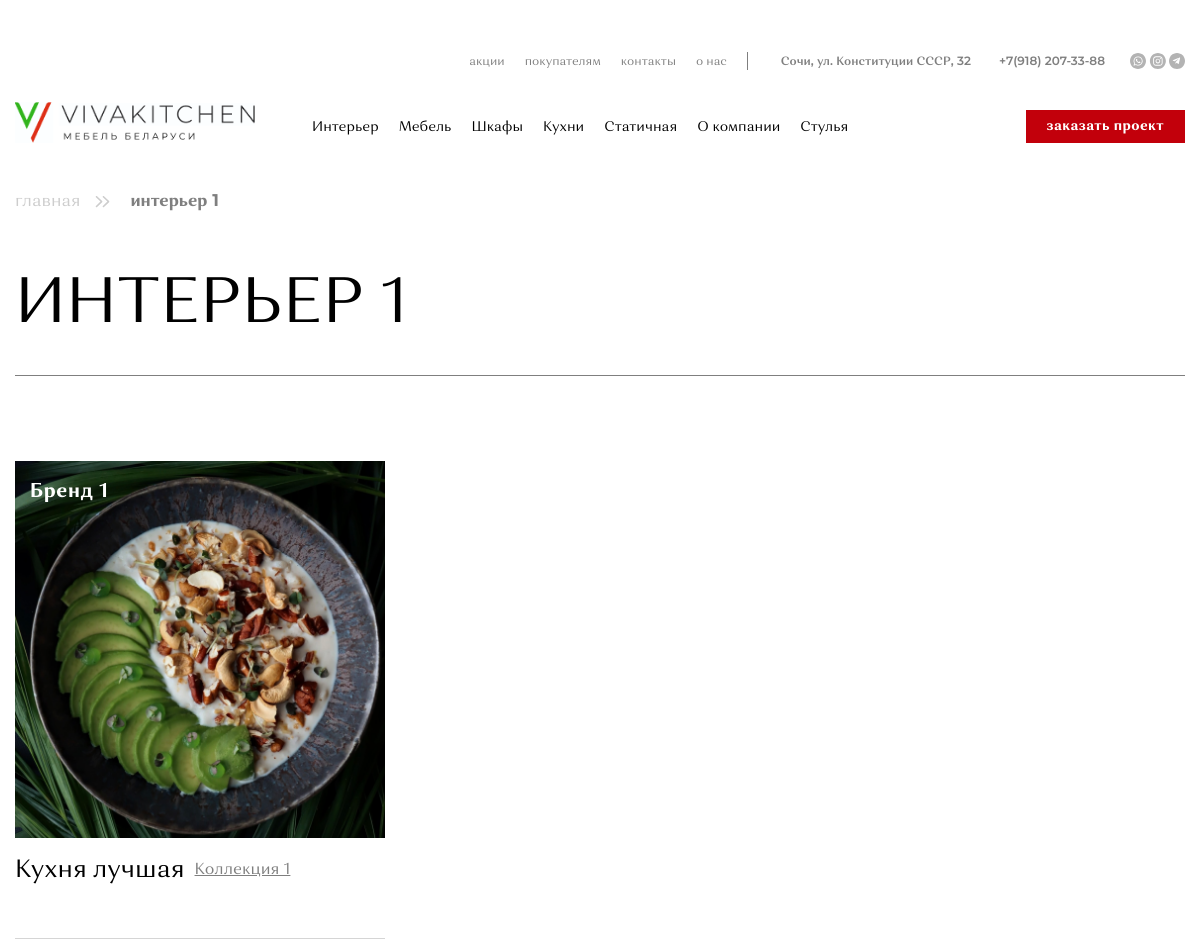
The page /inter-1/ (upper part) on the database as committed earlier.
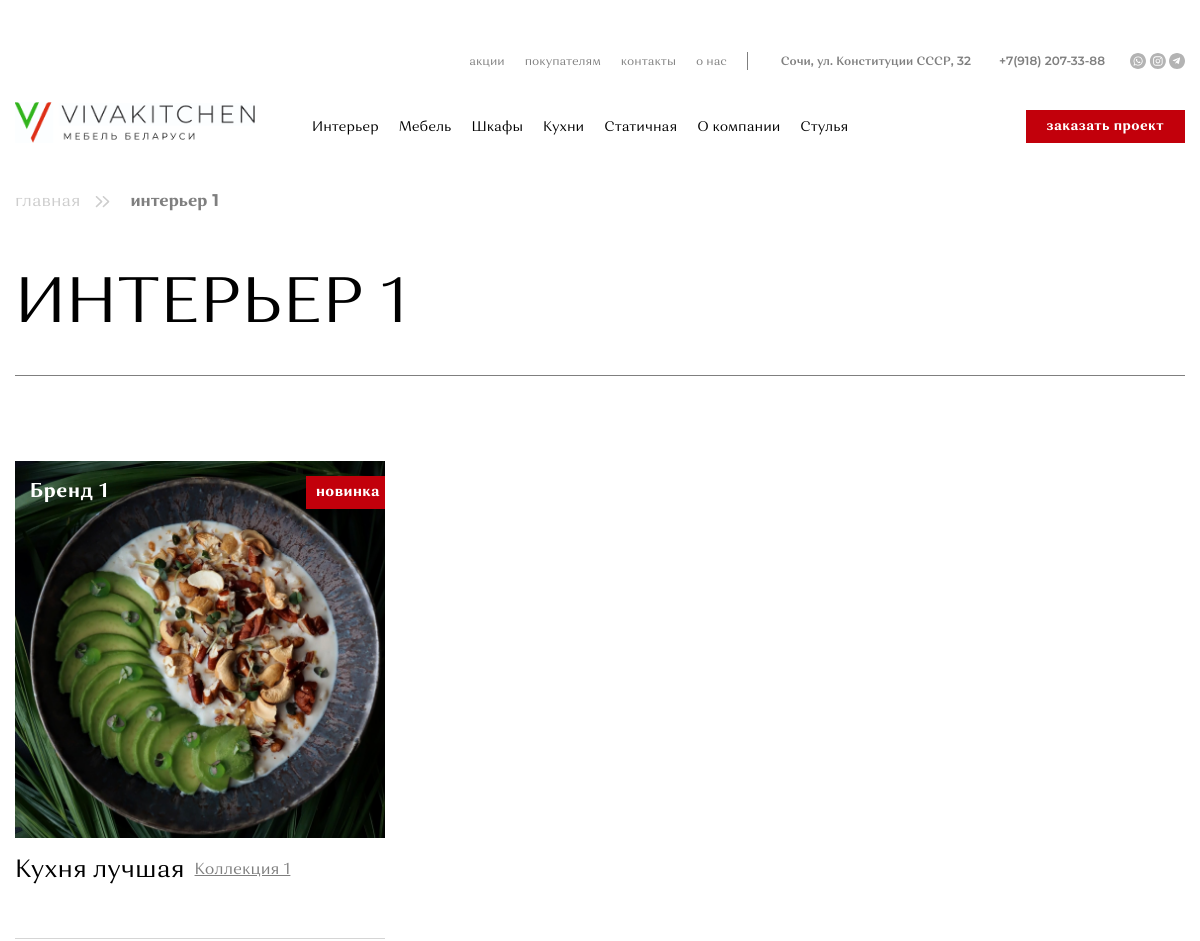
The same page on the database as committed later.
### main/models.py (models this page shows, shortened)
class Nav(models.Model):
    name = models.CharField("Наименование страницы", max_length=200)
    slug = models.SlugField(blank=True)
    class Meta:
        verbose_name = "Пункт меню"
        verbose_name_plural = "Пункты меню"

class ShowNav(models.Model):
    name = models.CharField("Наименование страницы", max_length=200, blank=True)
    nav = models.ForeignKey(Nav, on_delete=models.CASCADE, blank=True, null=True)
    slug = models.SlugField(null=False, unique=True)
    def __str__(self):
        return self.name
    class Meta:
        verbose_name = "Подпункт меню"
        verbose_name_plural = "Подпункты меню"

class Product(models.Model):
    name = models.CharField("Название товара", max_length=200)
    nav = models.ForeignKey(Nav, on_delete=models.CASCADE, blank=True, null=True)
    show_nav = models.ForeignKey(ShowNav, on_delete=models.CASCADE, blank=True, null=True)
    brand = models.ForeignKey(Brand, on_delete=models.CASCADE, blank=True, null=True)
    collection = models.ForeignKey(Collection, on_delete=models.CASCADE, blank=True, null=True)
    _OUTPUT_TO_PORTFOLIO = [
        ('0', 'Нет'),
        ('1', 'Да'),
    ]
    portfolio = models.CharField(max_length=100, choices=_OUTPUT_TO_PORTFOLIO,
                                 verbose_name="Вывести на главную (портфолио)", default='0')
    _OUTPUT_TO_KITCHEN = [
        ('0', 'Нет'),
        ('1', 'Да'),
    ]
    kitchen = models.CharField(max_length=100, choices=_OUTPUT_TO_KITCHEN, verbose_name="Вывести на главную (новинки)",
                               default='0')
    _NOVELTY_TO_KITCHEN = [
        ('0', 'Нет'),
        ('1', 'Да'),
    ]
    novelty = models.CharField(max_length=100, choices=_NOVELTY_TO_KITCHEN, verbose_name="Новинка ?",
                               default='0')
    price = models.CharField("Цена", max_length=200, blank=True)
    description = models.TextField("Описание", blank=True)
    avatar = models.ImageField("Главная картинка", upload_to="images/", blank=True)
    value_left = models.CharField("Значение слева", max_length=200, blank=True)
    value_right = models.CharField("Значение справа", max_length=200, blank=True)
    image = models.ImageField("Картинка для чертежа", upload_to="images/", blank=True)
    slug = models.SlugField(null=False, unique=True)
    class Meta:
        verbose_name = "Товар"
        verbose_name_plural = "Товары"

class Brand(models.Model):
    name = models.CharField("Наименование страницы", max_length=200)
    def __str__(self):
        return self.name
    class Meta:
        verbose_name = "Бренд"
        verbose_name_plural = "Бренды"

class Collection(models.Model):
    name = models.CharField("Наименование страницы", max_length=200)
    def __str__(self):
        return self.name
    class Meta:
        verbose_name = "Коллекция"
        verbose_name_plural = "Коллекции"

### main/views.py (the view)
# urls.py: path('<slug:slug>/', views.ListIndex.get_index, name="list-index"),
    def get_index(request, slug, name_list=None):
        if Nav.objects.filter(slug=slug):
            id_slug = Nav.objects.get(slug=slug)
            if Page.objects.filter(nav=id_slug):
                page = Page.objects.get(nav=id_slug)
                image = ImgPage.objects.filter(page=page)
                return render(request, "vivakitchen/page/page_detail.html", {"page": page, "image_list": image})
            elif Product.objects.filter(nav=id_slug):
                product = Product.objects.filter(nav=id_slug)
                context = {"product_list": product, "name_list": product, "title": id_slug, "header": id_slug,
                           "description": ""}
                return render(request, "vivakitchen/product/product_index.html", context)
            else:
                return render(request, "vivakitchen/inactive.html", {'nav': id_slug.name})
        elif ShowNav.objects.filter(slug=slug):
            id_slug = ShowNav.objects.get(slug=slug)
            if Page.objects.filter(show_nav=id_slug):
                page = Page.objects.get(show_nav=id_slug)
                image = ImgPage.objects.filter(page=page)
                return render(request, "vivakitchen/page/page_detail.html", {"page": page, "image_list": image})
            elif Product.objects.filter(show_nav=id_slug):
                product = Product.objects.filter(show_nav=id_slug)
                context = {"product_list": product, "name_list": product, "title": id_slug, "header": id_slug,
                           "description": ""}
                return render(request, "vivakitchen/product/product_index.html", context)
            else:
                return render(request, "vivakitchen/inactive.html", {'nav': id_slug.name})
        else:
            return render(request, "vivakitchen/none.html")

### main/templatetags/nav_tag.py (called while the page is built)
@register.simple_tag()
def get_nav():
    return Nav.objects.all()

### main/templatetags/shownav_tag.py (called while the page is built)
@register.simple_tag()
def get_shownav():
    return ShowNav.objects.all()

### templates/vivakitchen/product/product_index.html (shortened to what this page needs)
{% extends 'base.html' %}
{% load static %}
{% block content %}
        <div class="main-header">
            <div class="main-header__container container">
                <div class="breadcrumbs main-header__breadcrumbs">
                    <ul class="breadcrumbs__list">
                        <li class="breadcrumbs__item"> <a class="breadcrumbs__link" href="/">главная</a>
                        </li>
                        <li class="breadcrumbs__item"> <a class="breadcrumbs__link" href="#">{{title}}</a>
                        </li>
                    </ul>
                </div>
                <h1 class="main-header__title">{{header}} </h1>
                <div class="main-header__caption">
                </div>
            </div>
        </div>
        <main class="main page__main">
            <div class="main__container container">
                <div class="main__grid">
                    {% for product in product_list %}
                    <div class="main__col">
                        <div class="catalog-card is-secondary main__catalog-card">
                            <a class="catalog-card__photo img-cover" href="{{product.slug}}">
                                <img src="/media/{{product.avatar}}" alt="">
                                {% if product.novelty == '1' %}
                                <div class="catalog-card__badge">новинка</div>
                                {% endif %}
                                {% if product.brand %}<div class="catalog-card__badge" style="position:relative;background-color:#32B41D;background:none;font-size:20px;">{{product.brand}}</div>{% endif %}
                            </a><a class="catalog-card__title" href="{{product.slug}}">{% if product_name  %} {{product_name}} <br> {% endif %}  {{ product.name }} {% if product.collection %}<span style="color:#7f7f7f; font-size:16px;text-decoration:underline; margin-left:10px;">{{product.collection}}</span>{% endif %}</a>
                        </div>
                    </div>
                    {% endfor %}
                </div>
            </div>
        </main>
{% endblock content %}

### templates/base.html (shortened to what this page needs)
<!DOCTYPE html>
{% load static %}
<html lang="ru">
    <head>
        <link href="{% static 'css/main.min.css'  %}" rel="stylesheet" type="text/css">
        <link
  rel="stylesheet"
  href="https://cdn.jsdelivr.net/npm/swiper@11/swiper-bundle.min.css"
/>
    </head>
    <body class="page" id="body">
    {% include 'include/header.html' %}
    {% block content %}
    {% endblock content %}
    </body>
</html>

### templates/include/header.html (shortened to what this page needs)
{% load static %}
{% load static nav_tag %}
{% load static shownav_tag %}
<header class="page-header page__header">
            <div class="page-header__container container">
                <a class="page-header__logo" href="{% url 'index' %}">
                    <img src="{% static 'img/general/logo.png' %}" alt="" />
                </a>
                <div class="page-header__data">
                    <div class="page-header__inner">
                        <div class="page-header__bar">
                            <ul class="bar-menu page-header__bar-menu">
                                <li class="bar-menu__item"> <a class="bar-menu__link {% if request.path == '/promotion/' %}is-active{% endif %}" href="{% url 'promotion' %}">акции</a>
                                </li>
                                <li class="bar-menu__item"> <a class="bar-menu__link {% if request.path == '/buyer/' %}is-active{% endif %}" href="{% url 'buyer' %}">покупателям</a>
                                </li>
                                <li class="bar-menu__item"> <a class="bar-menu__link {% if request.path == '/contact/' %}is-active{% endif %}" href="{% url 'contact' %}">контакты</a>
                                </li>
                                <li class="bar-menu__item"> <a class="bar-menu__link {% if request.path == '/about/' %}is-active{% endif %}" href="{% url 'about' %}">о нас</a>
                                </li>
                            </ul>
                            <ul class="info-list page-header__info-list">
                                <li class="info-list__item"> <a class="info-list__link" href="#">Сочи, ул. Конституции СССР, 32 </a>
                                </li>
                                <li class="info-list__item"> <a class="info-list__link" href="tel:+791820733-88">+7(918) 207-33-88</a>
                                </li>
                            </ul>
                            <div class="socials-small page-header__socials">
                                <a class="socials-small__link" href="#">
                                    <img src="{% static 'img/general/icons/wa.svg' %}" alt="https://wa.me/+79182073388?text=Здравствуйте. Меня интересует ..." />
                                </a>
                                <a class="socials-small__link" href="https://www.instagram.com/vivakitchensochi/">
                                    <img src="{% static 'img/general/icons/inst.svg' %}" alt="" />
                                </a>
                                <a class="socials-small__link" href="#">
                                    <img src="{% static 'img/general/icons/tg.svg' %}" alt="" />
                                </a>
                            </div>
                        </div>
                        <div class="page-header__actions">
                            <ul class="header-menu page-header__menu">
                                 {% get_nav as navs %}
                                    {% for nav in navs %}
                                        {% if nav.slug == '' %}
                                            <li class="header-menu__item">
                                            <div class="header-menu__link">{{nav.name}}</div>
                                </li>
                                {% endif %}
                                {% endfor %}
                                {% for nav in navs %}
                                {% if nav.slug != '' %}
                                <li class="header-menu__item"> <a class="header-menu__link" href="/{{nav.slug}}/">{{nav.name}}</a>
                                </li>
                                {% endif %}
                                {% endfor %}
                            </ul><a class="button is-small page-header__button" href="https://wa.me/79182073388?text=Здравствуйте,%20мне%20хотелось%20бы%20заказать%20у%20Вас%20проект..">Заказать проект </a>
                        </div>
                    </div>
                </div>
            </div>
        </header>

Rows that differ between the two databases and show on the page:
changed Product "Кухня лучшая": now shows "новинка"
